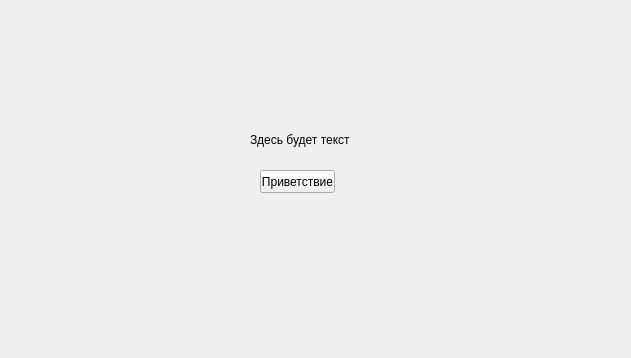
<?xml version="1.0" encoding="UTF-8"?>
<ui version="4.0">
 <class>MyForm</class>
 <widget class="QWidget" name="MyForm">
  <property name="geometry">
   <rect>
    <x>0</x>
    <y>0</y>
    <width>631</width>
    <height>358</height>
   </rect>
  </property>
  <property name="windowTitle">
   <string>Моя первая форма</string>
  </property>
  <widget class="QPushButton" name="pushButton">
   <property name="geometry">
    <rect>
     <x>260</x>
     <y>170</y>
     <width>75</width>
     <height>23</height>
    </rect>
   </property>
   <property name="text">
    <string>Приветствие</string>
   </property>
  </widget>
  <widget class="QLabel" name="label">
   <property name="geometry">
    <rect>
     <x>250</x>
     <y>130</y>
     <width>101</width>
     <height>20</height>
    </rect>
   </property>
   <property name="text">
    <string>Здесь будет текст</string>
   </property>
  </widget>
 </widget>
 <resources/>
 <connections/>
</ui>
